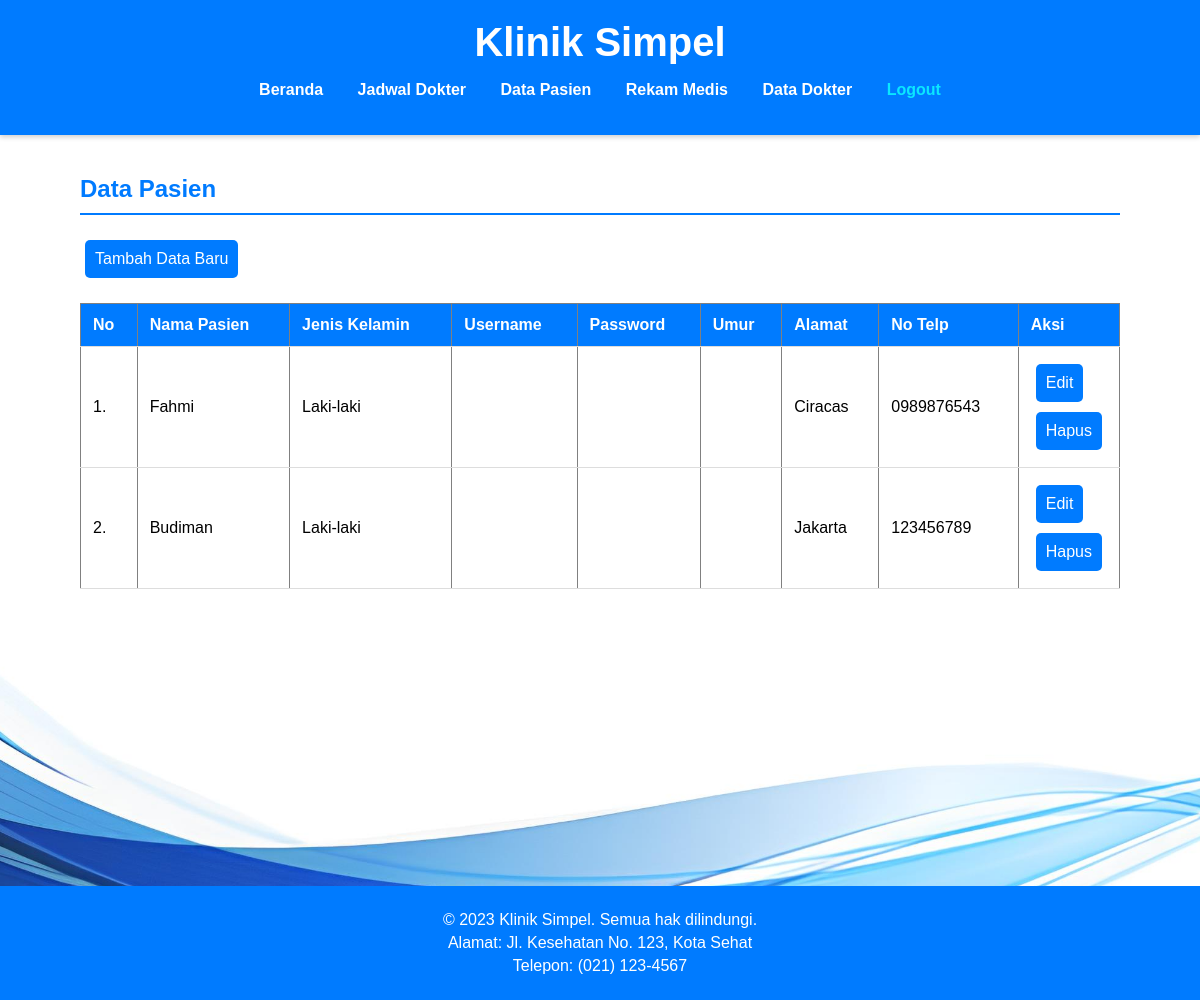
The page /pasien.php on the database as committed earlier.
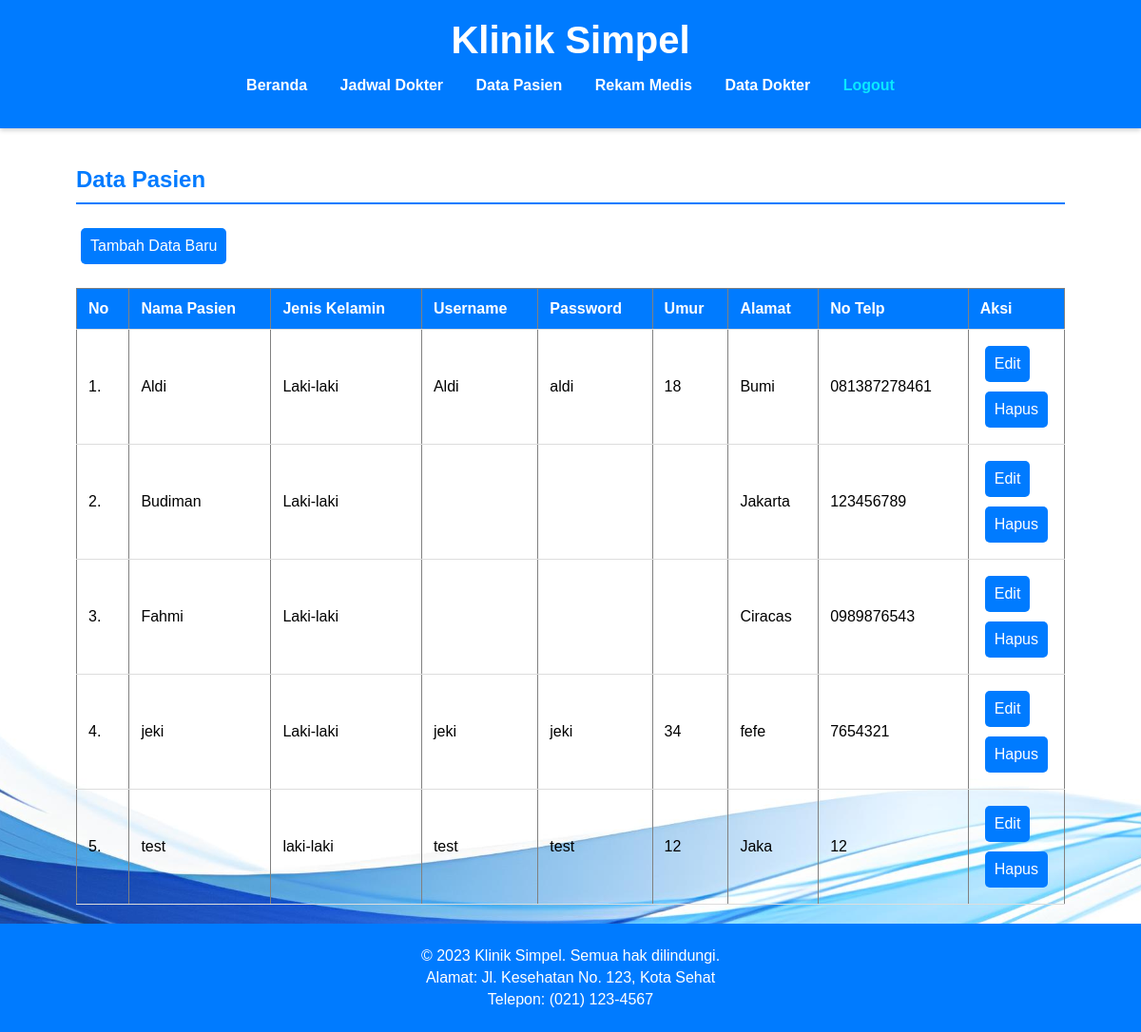
The same page on the database as committed later.
### tables this page shows
CREATE TABLE `pasien` (
  `nama_pasien` varchar(20) NOT NULL,
  `username` varchar(20) NOT NULL,
  `password` varchar(20) NOT NULL,
  `jk` varchar(20) NOT NULL,
  `umur` varchar(3) NOT NULL,
  `alamat` varchar(20) NOT NULL,
  `no_telp` varchar(20) NOT NULL,
  `hak_akses` int(1) NOT NULL
);

### pasien.php (the view, shortened to what this page needs)
<!DOCTYPE html>
<html lang="id">
<head>
    <link rel="stylesheet" href="css/styles.css">
</head>
<body>
    <header>
        <div class="container">
            <h1>Klinik Simpel</h1>
            <nav>
                <ul>
                    <li><a href="Beranda.php">Beranda</a></li>
                    <li><a href="jadwal.php">Jadwal Dokter</a></li>
                    <li><a href="pasien.php">Data Pasien</a></li>
                    <li><a href="rmedis.php">Rekam Medis</a></li>
                    <li><a href="dokter.php">Data Dokter</a></li>
                    <li><a style="text-decoration:none;color: #0ae7ff;font-weight: bold;" href="logout.php" class="logout">Logout</a></li>
                </ul>
            </nav>
        </div>
    </header>
    <main class="container">
        <h2>Data Pasien</h2>
        <div style="overflow: auto;">
            <a href="form_tambah.php" class="button">Tambah Data Baru </a>
            <table border="1" class="table">
                <thead>
                    <tr>
                        <th>No</th>
                        <th>Nama Pasien</th>
                        <th>Jenis Kelamin</th>
                        <th>Username</th>
                        <th>Password</th>
                        <th>Umur</th>
                        <th>Alamat</th>
                        <th>No Telp</th>
                        <th>Aksi</th>
                    </tr>
                    <?php
                    include "koneksi.php";
                    $query = mysqli_query($koneksi, "SELECT * FROM pasien") or die(mysqli_error($koneksi));
                    $nomor = 1;
                    while ($data = mysqli_fetch_array($query)) { ?>
                        <tr>
                            <td align="center"><?php echo $nomor++; ?>.</td>
                            <td><?php echo $data['nama_pasien']; ?></td>
                            <td><?php echo $data['jk']; ?></td>
                            <td><?php echo $data['username']; ?></td>
                            <td><?php echo $data['password']; ?></td>
                            <td><?php echo $data['umur']; ?></td>
                            <td><?php echo $data['alamat']; ?></td>
                            <td><?php echo $data['no_telp']; ?></td>
                            <td width="90px" align="center">
                                <a href="form_edit.php?nama_pasien=<?php echo $data['nama_pasien']; ?>" class="button">Edit</a>
                                <a href="proses_hapus.php?nama_pasien=<?php echo $data['nama_pasien']; ?>" onclick="return confirm('Yakin hapus data?')" class="button">Hapus</a>
                            </td>
                        </tr>
                    <?php
                    } ?>
            </table>
        </div>
    </main>
    <footer>
        <p>&copy; 2023 Klinik Simpel. Semua hak dilindungi.</p>
        <p>Alamat: Jl. Kesehatan No. 123, Kota Sehat</p>
        <p>Telepon: (021) 123-4567</p>
    </footer>
</body>
</html>

### koneksi.php (shortened to what this page needs)
<!doctype html>
<html>
<head>
</head>
<body>
</body>
</html>

### css/styles.css (style rules this page uses)
* { box-sizing: border-box; }
body { font-family: 'Arial', sans-serif; margin: 0; padding: 0; display: flex; flex-direction: column; min-height: 1000px; background-image: url('/AplikasiKlinik/image/Blue.jpg'); background-size: cover; background-position: center; }
.container { width: 90%; max-width: 1200px; margin: auto; flex: 1; }
.logout { text-decoration: none; color: #ff0000; font-weight: bold; }
header { background: #007bff; color: #fff; padding: 20px 0; box-shadow: 0 2px 5px rgba(0, 0, 0, 0.2); }
header h1 { text-align: center; margin: 0; font-size: 2.5em; }
nav ul { list-style: none; padding: 0; text-align: center; }
nav ul li { display: inline; margin: 0 15px; }
nav ul li a { color: #fff; text-decoration: none; font-weight: bold; transition: color 0.3s; }
main { padding: 20px; }
h2 { color: #007bff; border-bottom: 2px solid #007bff; padding-bottom: 10px; }
table { width: 100%; border-collapse: collapse; margin-top: 20px; }
table th, table td { padding: 12px; text-align: left; border-bottom: 1px solid #ddd; }
table th { background-color: #007bff; color: white; }
.button { display: inline-block; padding: 10px 10px; margin: 5px; background: #007bff; color: #fff; text-decoration: none; border-radius: 5px; transition: background 0.3s; }
footer { text-align: center; padding: 20px 0; background: #007bff; color: #fff; width: 100%; margin-top: auto; }
footer p { margin: 5px 0; }

Rows that differ between the two databases and show on the page:
added pasien: nama_pasien "Aldi", jk "Laki-laki", username "Aldi", password "aldi", umur "18", alamat "Bumi", no_telp "081387278461"
changed pasien "Budiman": moves up the list
added pasien: nama_pasien "jeki", jk "Laki-laki", username "jeki", password "jeki", umur "34", alamat "fefe", no_telp "7654321"
added pasien: nama_pasien "test", jk "laki-laki", username "test", password "test", umur "12", alamat "Jaka", no_telp "12"
